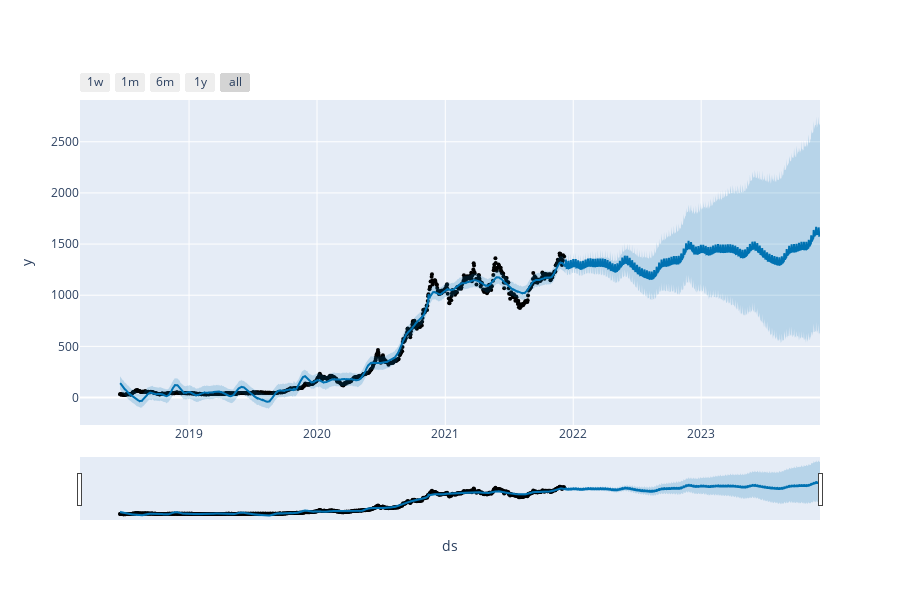

Notebook code cell kept with this figure:
### Markdown cell above
# Import prophet plotting library

### Code cell
from prophet.plot import plot_plotly, plot_components_plotly
#plot the data

plot_plotly(Adani_green, forecast)

### Figure 1 — Plotly figure (JSON) as saved in the notebook; plotly's stock layout.template omitted (floating-point values rounded to 4 significant figures; data arrays with more than 128 entries replaced by an {"elided": "..."} marker saying what was removed)
{"data": [{"marker": {"color": "black", "size": 4}, "mode": "markers", "name": "Actual", "type": "scatter", "x": {"elided": "855 str values"}, "y": {"elided": "855 float values"}}, {"hoverinfo": "skip", "line": {"width": 0}, "mode": "lines", "type": "scatter", "x": {"elided": "1585 str values"}, "y": {"elided": "1585 float values"}}, {"fill": "tonexty", "fillcolor": "rgba(0, 114, 178, 0.2)", "line": {"color": "#0072B2", "width": 2}, "mode": "lines", "name": "Predicted", "type": "scatter", "x": {"elided": "1585 str values"}, "y": {"elided": "1585 float values"}}, {"fill": "tonexty", "fillcolor": "rgba(0, 114, 178, 0.2)", "hoverinfo": "skip", "line": {"width": 0}, "mode": "lines", "type": "scatter", "x": {"elided": "1585 str values"}, "y": {"elided": "1585 float values"}}], "layout": {"height": 600, "showlegend": false, "width": 900, "xaxis": {"rangeselector": {"buttons": [{"count": 7, "label": "1w", "step": "day", "stepmode": "backward"}, {"count": 1, "label": "1m", "step": "month", "stepmode": "backward"}, {"count": 6, "label": "6m", "step": "month", "stepmode": "backward"}, {"count": 1, "label": "1y", "step": "year", "stepmode": "backward"}, {"step": "all"}]}, "rangeslider": {"visible": true}, "title": {"text": "ds"}, "type": "date"}, "yaxis": {"title": {"text": "y"}}}}
